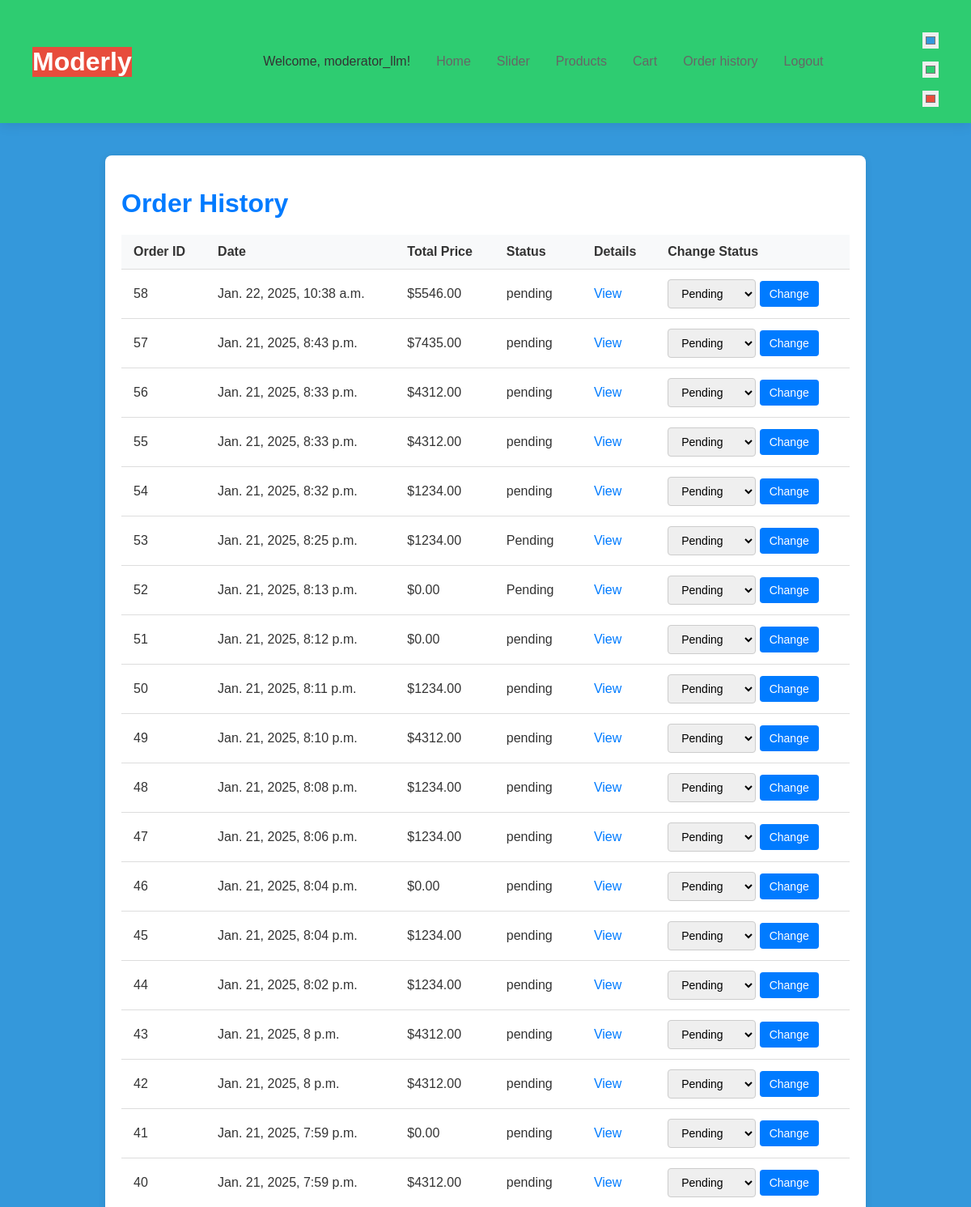
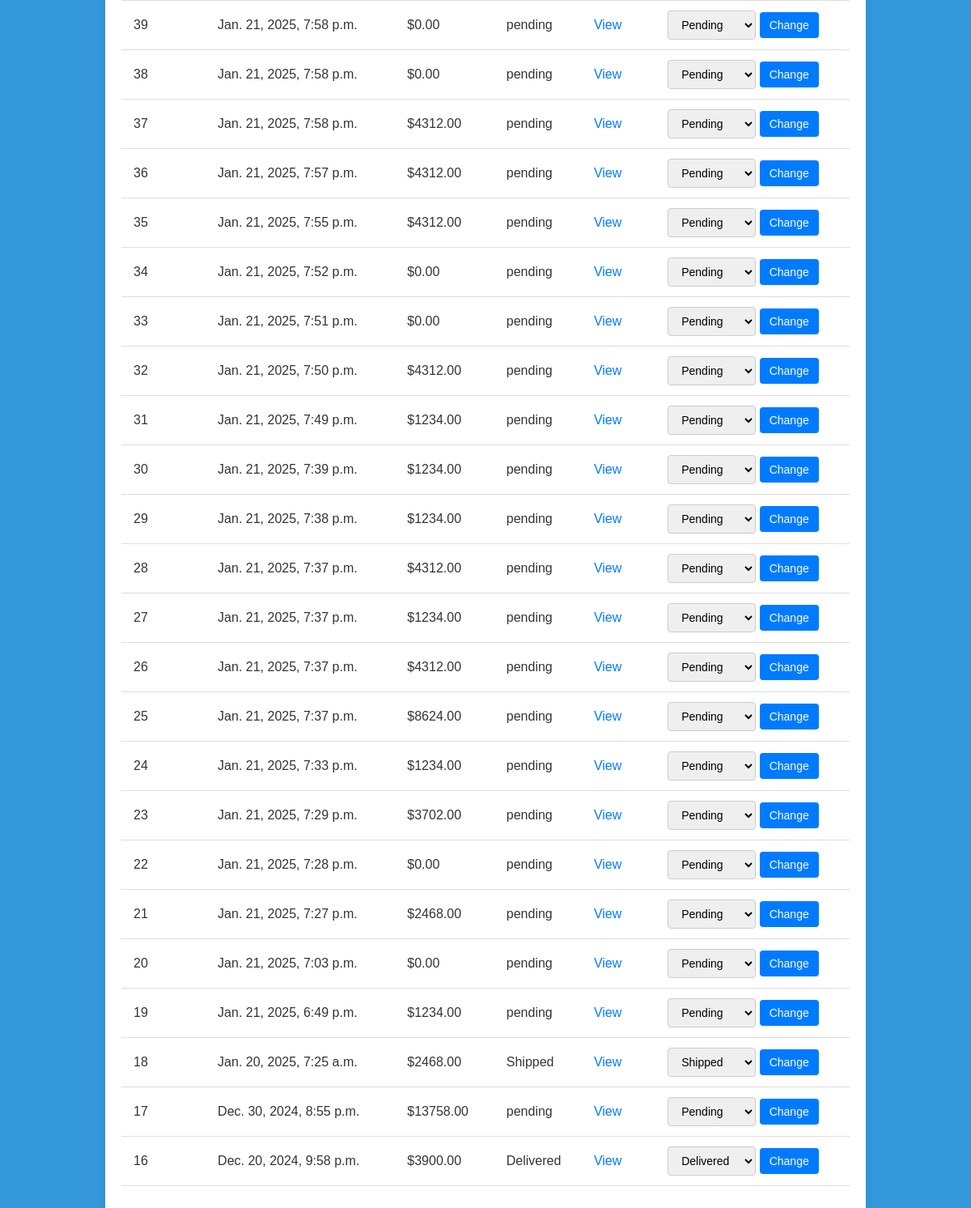
The page /cart/order_history/ (signed in) on the database its author committed (2 pictures, top to bottom).
### users/models.py (models this page shows, shortened)
class CustomUser(AbstractUser):
    is_moderator = models.BooleanField(default=False)
    is_admin = models.BooleanField(default=False)
    category = models.CharField(max_length=255, blank=True)
    ranking = models.PositiveIntegerField(default=0)
    street_address = models.CharField(max_length=255, blank=True)
    city = models.CharField(max_length=100, blank=True)
    state = models.CharField(max_length=100, blank=True)
    postal_code = models.CharField(max_length=20, blank=True)
    country = models.CharField(max_length=100, blank=True)

### cart/models.py (models this page shows, shortened)
class Order(models.Model):
    STATUS_CHOICES = [
        ('pending', 'Pending'),
        ('paid', 'Paid'),
        ('shipped', 'Shipped'),
        ('completed', 'Completed'),
        ('cancelled', 'Cancelled'),
    ]
    payment_method = models.CharField(max_length=20, choices=[('credit_card', 'Credit Card'), ('paypal', 'PayPal')], default='credit_card')
    created_at = models.DateTimeField(auto_now_add=True)
    status = models.CharField(max_length=10, choices=STATUS_CHOICES, default='pending')
    shipping_address = models.TextField()
    total_price = models.DecimalField(max_digits=10, decimal_places=2)
    user = models.ForeignKey(CustomUser, on_delete=models.CASCADE, related_name='orders')

### cart/views.py (the view, shortened to what this page needs)
# urls.py: path('order_history/', views.order_history, name='order_history'),
@login_required
def order_history(request):
    if request.user.is_admin or request.user.is_moderator:
        orders = Order.objects.all().order_by('-created_at')
    else:
        orders = Order.objects.filter(user=request.user).order_by('-created_at')
    return render(request, 'orders/order_history.html', {'orders': orders})

### base/context_processors.py (called while the page is built)
def current_user(request):
    return {
        'current_user': request.user if request.user.is_authenticated else None
    }

### templates/orders/order_history.html (shortened to what this page needs)
<!DOCTYPE html>
<html lang="en">
<head>
</head>
<body>
    {% include 'header.html' %}
    <div class="container">
        <h1>Order History</h1>
        <table>
            <thead>
                <tr>
                    <th>Order ID</th>
                    <th>Date</th>
                    <th>Total Price</th>
                    <th>Status</th>
                    <th>Details</th>
                    {% if user.is_admin or user.is_moderator %}
                    <th>Change Status</th>
                    {% endif %}
                </tr>
            </thead>
            <tbody>
                {% for order in orders %}
                <tr>
                    <td>{{ order.id }}</td>
                    <td>{{ order.created_at }}</td>
                    <td>${{ order.total_price }}</td>
                    <td>{{ order.status }}</td>
                    <td><a href="{% url 'order_status' order.id %}">View</a></td>
                    {% if user.is_admin or user.is_moderator %}
                    <td>
                        <form method="post" action="{% url 'order_history' %}">
                            <select name="status">
                                <option value="Pending" {% if order.status == 'Pending' %}selected{% endif %}>Pending</option>
                                <option value="Shipped" {% if order.status == 'Shipped' %}selected{% endif %}>Shipped</option>
                                <option value="Delivered" {% if order.status == 'Delivered' %}selected{% endif %}>Delivered</option>
                            </select>
                            <button type="submit">Change</button>
                        </form>
                    </td>
                    {% endif %}
                </tr>
                {% endfor %}
            </tbody>
        </table>
    </div>
</body>
</html>

### templates/header.html (shortened to what this page needs)
{% load static %}
<link rel="stylesheet" type="text/css" href="{% static 'styles.css' %}">
<header class="header">
<h1 class="site-title">Moderly</h1>
<nav class="navbar">
  <ul class="nav-list">
    {% if current_user %}
      <li>Welcome, <span>{{ current_user.username }}</span>!</li>
    {% endif %}
    <li><a href="{% url 'home' %}">Home</a></li>
    <li><a href="{% url 'slider' %}">Slider</a></li>
    <li><a href="{% url 'product_list' %}">Products</a></li>
    {% if current_user %}
        <li><a href="{% url 'view_cart' %}">Cart</a></li>
        <li><a href="{% url 'order_history' %}">Order history</a></li>
        <li><a href="{% url 'logout' %}">Logout</a></li>
    {% else %}
        <li><a href="{% url 'login' %}">Login</a></li>
    {% endif %}
  </ul>
</nav>
<div class="color-picker">
<input type="color" id="primary-color" name="primary-color" value="#3498db">
<input type="color" id="secondary-color" name="secondary-color" value="#2ecc71">
<input type="color" id="tertiary-color" name="tertiary-color" value="#e74c3c">
</div>
</header>

### static/styles.css (style rules this page uses)
:root { --primary-color: #3498db; --secondary-color: #2ecc71; --tertiary-color: #e74c3c; --text-color: #ffffff; }
body { font-family: Arial, sans-serif; margin: 0; padding: 0; background: var(--primary-color); }
.header { display: flex; justify-content: space-between; align-items: center; padding: 20px 40px; background-color: var(--secondary-color); box-shadow: 0 2px 15px rgba(0, 0, 0, 0.1); }
.site-title { font-size: 2rem; color: var(--text-color); background-color: var(--tertiary-color); }
.navbar { display: flex; }
.nav-list { display: flex; list-style: none; gap: 2rem; }
.nav-list a { text-decoration: none; color: #666; }
.color-picker { display: flex; flex-direction: column; gap: 1rem; align-items: flex-start; margin-top: 20px; }
.color-picker input[type="color"] { border: none; width: 20px; height: 20px; cursor: pointer; }

### rows shown on the page
CustomUser: username "moderator_llm"
Order: id "58", created_at "Jan. 22, 2025, 10:38 a.m.", total_price "5546.00", status "pending"
Order: id "57", created_at "Jan. 21, 2025, 8:43 p.m.", total_price "7435.00", status "pending"
Order: id "56", created_at "Jan. 21, 2025, 8:33 p.m.", total_price "4312.00", status "pending"
Order: id "55", created_at "Jan. 21, 2025, 8:33 p.m.", total_price "4312.00", status "pending"
Order: id "54", created_at "Jan. 21, 2025, 8:32 p.m.", total_price "1234.00", status "pending"
Order: id "53", created_at "Jan. 21, 2025, 8:25 p.m.", total_price "1234.00", status "Pending"
Order: id "52", created_at "Jan. 21, 2025, 8:13 p.m.", total_price "0.00", status "Pending"
Order: id "51", created_at "Jan. 21, 2025, 8:12 p.m.", total_price "0.00", status "pending"
Order: id "50", created_at "Jan. 21, 2025, 8:11 p.m.", total_price "1234.00", status "pending"
Order: id "49", created_at "Jan. 21, 2025, 8:10 p.m.", total_price "4312.00", status "pending"
Order: id "48", created_at "Jan. 21, 2025, 8:08 p.m.", total_price "1234.00", status "pending"
Order: id "47", created_at "Jan. 21, 2025, 8:06 p.m.", total_price "1234.00", status "pending"
Order: id "46", created_at "Jan. 21, 2025, 8:04 p.m.", total_price "0.00", status "pending"
Order: id "45", created_at "Jan. 21, 2025, 8:04 p.m.", total_price "1234.00", status "pending"
Order: id "44", created_at "Jan. 21, 2025, 8:02 p.m.", total_price "1234.00", status "pending"
Order: id "43", created_at "Jan. 21, 2025, 8 p.m.", total_price "4312.00", status "pending"
Order: id "42", created_at "Jan. 21, 2025, 8 p.m.", total_price "4312.00", status "pending"
Order: id "41", created_at "Jan. 21, 2025, 7:59 p.m.", total_price "0.00", status "pending"
Order: id "40", created_at "Jan. 21, 2025, 7:59 p.m.", total_price "4312.00", status "pending"
Order: id "39", created_at "Jan. 21, 2025, 7:58 p.m.", total_price "0.00", status "pending"
Order: id "38", created_at "Jan. 21, 2025, 7:58 p.m.", total_price "0.00", status "pending"
Order: id "37", created_at "Jan. 21, 2025, 7:58 p.m.", total_price "4312.00", status "pending"
Order: id "36", created_at "Jan. 21, 2025, 7:57 p.m.", total_price "4312.00", status "pending"
Order: id "35", created_at "Jan. 21, 2025, 7:55 p.m.", total_price "4312.00", status "pending"
Order: id "34", created_at "Jan. 21, 2025, 7:52 p.m.", total_price "0.00", status "pending"
Order: id "33", created_at "Jan. 21, 2025, 7:51 p.m.", total_price "0.00", status "pending"
Order: id "32", created_at "Jan. 21, 2025, 7:50 p.m.", total_price "4312.00", status "pending"
Order: id "31", created_at "Jan. 21, 2025, 7:49 p.m.", total_price "1234.00", status "pending"
Order: id "30", created_at "Jan. 21, 2025, 7:39 p.m.", total_price "1234.00", status "pending"
Order: id "29", created_at "Jan. 21, 2025, 7:38 p.m.", total_price "1234.00", status "pending"
Order: id "28", created_at "Jan. 21, 2025, 7:37 p.m.", total_price "4312.00", status "pending"
Order: id "27", created_at "Jan. 21, 2025, 7:37 p.m.", total_price "1234.00", status "pending"
Order: id "26", created_at "Jan. 21, 2025, 7:37 p.m.", total_price "4312.00", status "pending"
Order: id "25", created_at "Jan. 21, 2025, 7:37 p.m.", total_price "8624.00", status "pending"
Order: id "24", created_at "Jan. 21, 2025, 7:33 p.m.", total_price "1234.00", status "pending"
Order: id "23", created_at "Jan. 21, 2025, 7:29 p.m.", total_price "3702.00", status "pending"
Order: id "22", created_at "Jan. 21, 2025, 7:28 p.m.", total_price "0.00", status "pending"
Order: id "21", created_at "Jan. 21, 2025, 7:27 p.m.", total_price "2468.00", status "pending"
Order: id "20", created_at "Jan. 21, 2025, 7:03 p.m.", total_price "0.00", status "pending"
Order: id "19", created_at "Jan. 21, 2025, 6:49 p.m.", total_price "1234.00", status "pending"
Order: id "18", created_at "Jan. 20, 2025, 7:25 a.m.", total_price "2468.00", status "Shipped"
Order: id "17", created_at "Dec. 30, 2024, 8:55 p.m.", total_price "13758.00", status "pending"
Order: id "16", created_at "Dec. 20, 2024, 9:58 p.m.", total_price "3900.00", status "Delivered"
